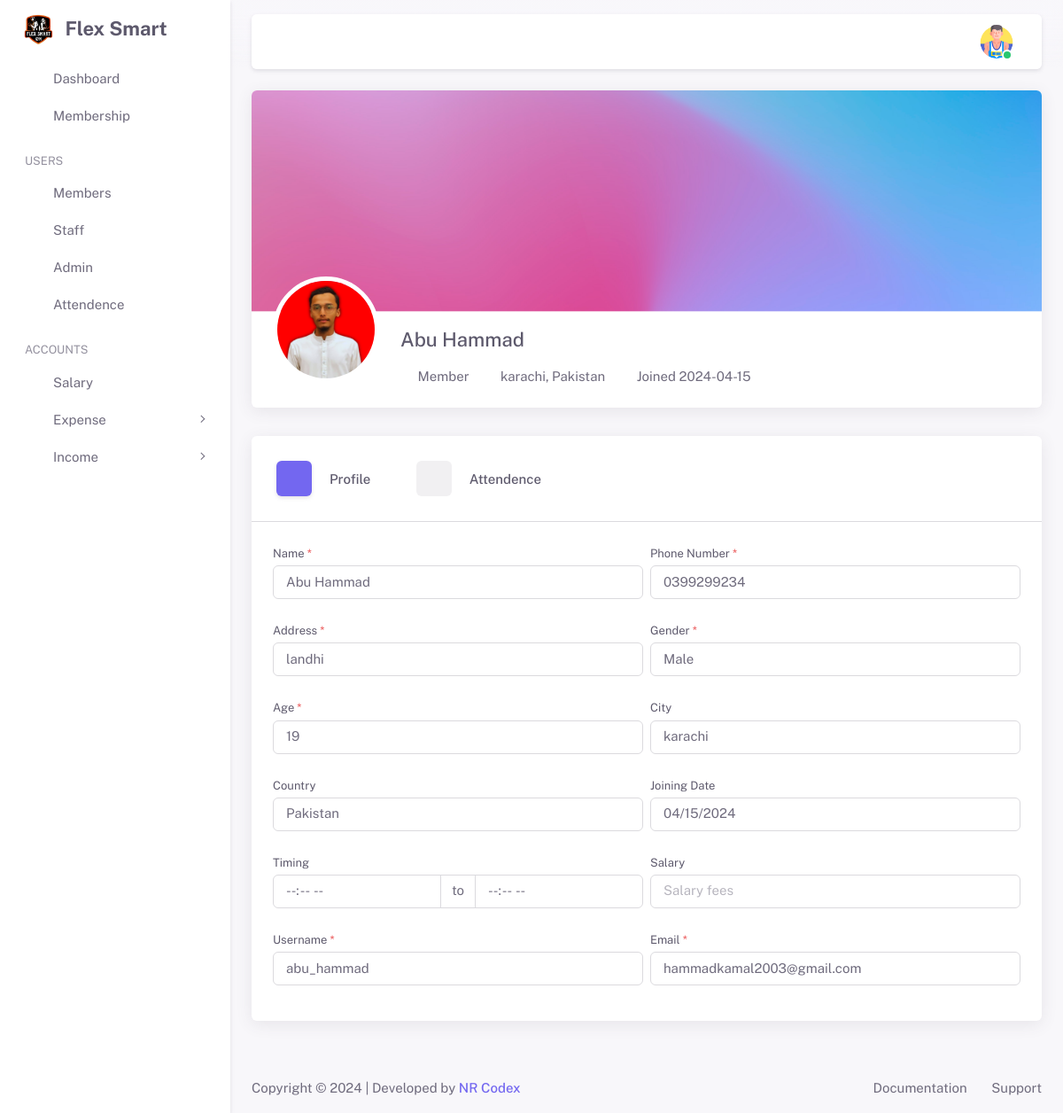
/admin/staff-view.php?view_staff=3 (signed in), run on the app's committed database.
### tables this page shows
CREATE TABLE `users_detail` (
  `users_detail_id` int(11) NOT NULL,
  `registration_num` int(11) DEFAULT NULL,
  `full_name` varchar(100) DEFAULT NULL,
  `Phone` varchar(50) DEFAULT NULL,
  `address` varchar(100) DEFAULT NULL,
  `gender` varchar(50) DEFAULT NULL,
  `age` int(11) DEFAULT NULL,
  `city` varchar(50) DEFAULT NULL,
  `country` varchar(50) DEFAULT NULL,
  `image` varchar(255) DEFAULT NULL,
  `membership_id` int(11) DEFAULT NULL,
  `admission_fees` varchar(50) DEFAULT NULL,
  `monthly_fees` varchar(50) DEFAULT NULL,
  `salary` varchar(100) DEFAULT NULL,
  `joining_date` varchar(50) DEFAULT NULL,
  `end_date` varchar(50) DEFAULT NULL,
  `start_timing` varchar(100) DEFAULT NULL,
  `end_timing` varchar(100) DEFAULT NULL,
  `login_time` datetime DEFAULT NULL,
  `logout_time` datetime DEFAULT NULL,
  `created_by` varchar(100) DEFAULT NULL,
  `created_date` varchar(100) DEFAULT NULL,
  `updated_by` varchar(100) DEFAULT NULL,
  `updated_date` varchar(100) DEFAULT NULL
);

CREATE TABLE `users` (
  `user_id` int(11) NOT NULL,
  `username` varchar(100) DEFAULT NULL,
  `email` varchar(100) DEFAULT NULL,
  `password` varchar(255) DEFAULT NULL,
  `role_id` int(11) DEFAULT NULL,
  `token` varchar(255) DEFAULT NULL,
  `status` varchar(50) DEFAULT NULL,
  `users_detail_id` int(11) DEFAULT NULL,
  `created_by` varchar(100) DEFAULT NULL,
  `created_date` varchar(100) DEFAULT NULL,
  `updated_by` varchar(100) DEFAULT NULL,
  `updated_date` varchar(100) DEFAULT NULL
);

CREATE TABLE `role` (
  `role_id` int(11) NOT NULL,
  `name` varchar(50) DEFAULT NULL,
  `status` varchar(50) DEFAULT NULL
);

### admin/staff-view.php (the view, shortened to what this page needs)
<?php
include_once('../includes/functions.php');
include_once('inc/header.php');
include_once('inc/sidebar.php');
include_once('inc/navbar.php');
if (isset($_GET['view_staff'])) {
    $edit_id = mysqli_real_escape_string($conn, $_GET['view_staff']);
    $select_query = mysqli_query($conn, "SELECT users.user_id, users.username, users.email, users.password,
    users_detail.users_detail_id, users_detail.full_name, users_detail.Phone, users_detail.address, users_detail.gender,
    users_detail.age, users_detail.city, users_detail.country, users_detail.image, users_detail.joining_date, users_detail.salary, users_detail.start_timing,
    users_detail.end_timing,
    role.role_id, role.name
    FROM users
    INNER JOIN users_detail ON users_detail.users_detail_id = users.users_detail_id
    LEFT JOIN role ON role.role_id = users.role_id
    WHERE users.user_id = '$edit_id';");
    $check = mysqli_num_rows($select_query);
    if ($check > 0) {
        $fetch_member = mysqli_fetch_assoc($select_query);
?>
        <div class="container-xxl flex-grow-1 container-p-y">
            <div class="row">
                <div class="col-12">
                    <div class="card mb-4">
                        <div class="user-profile-header-banner">
                            <img src="../assets/img/pages/profile-banner.png" alt="Banner image" class="rounded-top">
                        </div>
                        <div class="user-profile-header d-flex flex-column flex-sm-row text-sm-start text-center mb-4">
                            <div class="flex-shrink-0 mt-n2 mx-sm-0 mx-auto">
                                <img src="../media/images/<?= $fetch_member['image'] ?>" alt="user image" class="d-block h-auto ms-0 ms-sm-4 rounded-circle user-profile-img">
                            </div>
                            <div class="flex-grow-1 mt-3 mt-sm-5">
                                <div class="d-flex align-items-md-end align-items-sm-start align-items-center justify-content-md-between justify-content-start mx-4 flex-md-row flex-column gap-4">
                                    <div class="user-profile-info">
                                        <h4><?= $fetch_member['full_name'] ?></h4>
                                        <ul class="list-inline mb-0 d-flex align-items-center flex-wrap justify-content-sm-start justify-content-center gap-2">
                                            <li class="list-inline-item d-flex gap-1">
                                                <i class='ti ti-user'></i> <?= $fetch_member['name'] ?>
                                            </li>
                                            <li class="list-inline-item d-flex gap-1">
                                                <i class='ti ti-map-pin'></i>
                                                <?= $fetch_member['city'] . ', ' . $fetch_member['country'] ?>
                                            </li>
                                            <li class="list-inline-item d-flex gap-1">
                                                <i class='ti ti-calendar'></i> Joined <?= $fetch_member['joining_date'] ?>
                                            </li>
                                        </ul>
                                    </div>
                                </div>
                            </div>
                        </div>
                    </div>
                </div>
            </div>
            <div class="col-12 mb-4">
                <div class="bs-stepper wizard-numbered mt-2">
                    <div class="bs-stepper-header">
                        <div class="step" data-target="#account-details">
                            <button type="button" class="step-trigger">
                                <span class="bs-stepper-circle">
                                </span>
                                <span class="bs-stepper-label">
                                    <span class="bs-stepper-title">Profile</span>
                                </span>
                            </button>
                        </div>
                        <div class="line">
                            <i class="ti ti-chevron-right"></i>
                        </div>
                        <div class="step" data-target="#personal-info">
                            <button type="button" class="step-trigger">
                                <span class="bs-stepper-circle">
                                </span>
                                <span class="bs-stepper-label">
                                    <span class="bs-stepper-title">Attendence </span>
                                </span>
                            </button>
                        </div>
                    </div>
                    <div class="bs-stepper-content">
                        <form onSubmit="return false">
                            <div id="account-details" class="content">
                                <div class="row g-2">
                                    <div class="col-md-6 col-12 mb-3">
                                        <label for="" class="form-label">Name
                                            <span class="text-danger">*</span>
                                        </label>
                                        <input class="form-control" readonly type="text" placeholder="Name" id="full_name" name="full_name" value="<?= $fetch_member['full_name']; ?>" />
                                    </div>
                                    <div class="col-md-6 col-12 mb-3">
                                        <label for="phone_no" class="form-label">Phone Number
                                            <span class="text-danger">*</span>
                                        </label>
                                        <input type="text" id="phone_no" readonly name="phone_no" class="form-control" placeholder="Phone Number" value="<?= $fetch_member['Phone']; ?>">
                                    </div>
                                    <div class="col-md-6 col-12 mb-3">
                                        <label for="address" class="form-label">Address
                                            <span class="text-danger">*</span>
                                        </label>
                                        <input type="text" id="address" readonly name="address" placeholder="Address" class="form-control" value="<?= $fetch_member['address']; ?>">
                                    </div>
                                    <div class="col-md-6 col-12 mb-3">
                                        <label for="gender" class="form-label">Gender
                                            <span class="text-danger">*</span>
                                        </label>
                                        <div class="input-group">
                                            <select id="gender" name="gender" readonly class="form-control">
                                                <option value="<?= $fetch_member['gender']; ?>"><?= $fetch_member['gender']; ?></option>
                                            </select>
                                        </div>
                                    </div>
                                    <div class="col-md-6 col-12 mb-3">
                                        <label for="age" class="form-label">Age
                                            <span class="text-danger">*</span>
                                        </label>
                                        <input type="text" id="age" name="age" readonly placeholder="Age" class="form-control" value="<?= $fetch_member['age']; ?>">
                                    </div>
                                    <div class="col-md-6 col-12 mb-3">
                                        <label for="city" class="form-label">City</label>
                                        <input type="text" id="city" name="city" readonly placeholder="City" class="form-control" value="<?= $fetch_member['city']; ?>">
                                    </div>
                                    <div class="col-md-6 col-12 mb-3">
                                        <label for="country" class="form-label">Country</label>
                                        <input type="text" id="country" readonly name="country" placeholder="Country" class="form-control" value="<?= $fetch_member['country']; ?>">
                                    </div>
                                    <div class="col-md-6 col-12 mb-3">
                                        <label for="joinning_date" class="form-label">Joining Date</label>
                                        <input type="date" readonly id="joinning_date" name="joinning_date" placeholder="MM/DD/YYYY" class="form-control" value="<?= $fetch_member['joining_date'] ?>" />
                                    </div>
                                    <div class="col-md-6 col-12 mb-3">
                                        <label for="start_timing" class="form-label">Timing</label>
                                        <div class="input-group input-daterange" id="bs-datepicker-daterange">
                                            <input type="time" readonly id="start_timing" name="start_timing" placeholder="MM/DD/YYYY" class="form-control" value="<?= $fetch_member['start_timing'] ?>" />
                                            <span class="input-group-text">to</span>
                                            <input type="time" readonly id="end_timing" name="end_timing" placeholder="MM/DD/YYYY" class="form-control" value="<?= $fetch_member['end_timing'] ?>" />
                                        </div>
                                    </div>
                                    <div class="col-md-6 col-12 mb-3">
                                        <label for="salary" class="form-label">Salary</label>
                                        <input type="text" readonly id="monthly_fees" name="salary" placeholder="Salary fees" class="form-control" value="<?= $fetch_member['salary'] ?>">
                                    </div>
                                    <div class="col-md-6 col-12 mb-3">
                                        <label for="username" class="form-label">Username
                                            <span class="text-danger">*</span>
                                        </label>
                                        <input type="text" id="username" readonly name="username" placeholder="Username" class="form-control" value="<?= $fetch_member['username']; ?>">
                                    </div>
                                    <div class="col-md-6 col-12 mb-3">
                                        <label for="email" class="form-label">Email
                                            <span class="text-danger">*</span>
                                        </label>
                                        <input type="email" id="email" name="email" readonly placeholder="abc@example.com" class="form-control" value="<?= $fetch_member['email']; ?>">
                                    </div>
                                </div>
                            </div>
                        </form>
                    </div>
                </div>
            </div>
        </div>
<?php
    }
}
?>
<?php
include_once('inc/footer.php');
?>

### admin/inc/navbar.php (shortened to what this page needs)
<?php
include_once('../includes/config.php');
$user_select = "SELECT users_detail.full_name, users_detail.image, role.name as role
FROM users
INNER JOIN users_detail ON users_detail.users_detail_id = users.users_detail_id
LEFT JOIN role ON role.role_id = users.role_id
WHERE users.user_id = '{$_SESSION['UID']}'
";
$result = mysqli_query($conn, $user_select);
while ($row = mysqli_fetch_assoc($result)) {
?>
    <div class="layout-page">
        <nav class="layout-navbar container-xxl navbar navbar-expand-xl navbar-detached align-items-center bg-navbar-theme" id="layout-navbar">
            <div class="navbar-nav-right d-flex align-items-center" id="navbar-collapse">
                <ul class="navbar-nav flex-row align-items-center ms-auto">
                    <li class="nav-item navbar-dropdown dropdown-user dropdown">
                        <a class="nav-link dropdown-toggle hide-arrow" href="javascript:void(0);" data-bs-toggle="dropdown">
                            <div class="avatar avatar-online">
                                <img src="<?php if (empty($row['image'])) {
                                                echo "../media/images/admin-profile.png";
                                            } else {
                                                echo '../media/images/' . $row['image'];
                                            } ?>" alt class="h-auto rounded-circle">
                            </div>
                        </a>
                    </li>
                </ul>
            </div>
        </nav>
    <?php
}
    ?>
    <div class="content-wrapper">

### assets/css/demo.css (style rules this page uses)
.layout-navbar-fixed .layout-wrapper:not(.layout-without-menu) .layout-page { padding-top: 64px !important; }
.layout-navbar-fixed .layout-wrapper:not(.layout-horizontal):not(.layout-without-menu) .layout-page { padding-top: 78px !important; }

### data on the page
users_detail: image (picture)
users: users_detail.image (picture), users_detail.full_name "Abu Hammad", role.name "Member", users_detail.city "karachi", users_detail.country "Pakistan", users_detail.joining_date "2024-04-15", full_name "Abu Hammad", phone_no "0399299234", address "landhi", gender "Male", age "19", city "karachi", country "Pakistan", joinning_date "04/15/2024", username "abu_hammad", email "hammadkamal2003@gmail.com"
